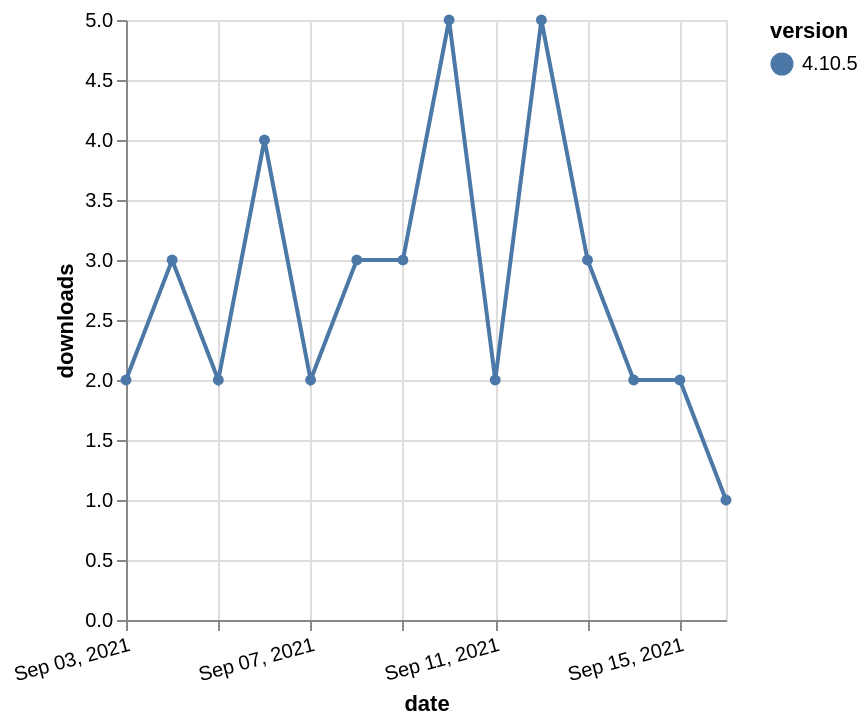

Source (Vega-Lite JSON):
### Vega-Lite specification from a JSON file in a GitHub repository (floating-point values rounded to 4 significant figures)
{"$schema": "https://vega.github.io/schema/vega-lite/v5.json", "description": "A simple bar chart with embedded data.", "data": {"values": [{"date": "2021-09-03", "total": 3056, "delta": 2, "version": "4.10.5"}, {"date": "2021-09-04", "total": 3059, "delta": 3, "version": "4.10.5"}, {"date": "2021-09-05", "total": 3061, "delta": 2, "version": "4.10.5"}, {"date": "2021-09-06", "total": 3065, "delta": 4, "version": "4.10.5"}, {"date": "2021-09-07", "total": 3067, "delta": 2, "version": "4.10.5"}, {"date": "2021-09-08", "total": 3070, "delta": 3, "version": "4.10.5"}, {"date": "2021-09-09", "total": 3073, "delta": 3, "version": "4.10.5"}, {"date": "2021-09-10", "total": 3078, "delta": 5, "version": "4.10.5"}, {"date": "2021-09-11", "total": 3080, "delta": 2, "version": "4.10.5"}, {"date": "2021-09-12", "total": 3085, "delta": 5, "version": "4.10.5"}, {"date": "2021-09-13", "total": 3088, "delta": 3, "version": "4.10.5"}, {"date": "2021-09-14", "total": 3090, "delta": 2, "version": "4.10.5"}, {"date": "2021-09-15", "total": 3092, "delta": 2, "version": "4.10.5"}, {"date": "2021-09-16", "total": 3093, "delta": 1, "version": "4.10.5"}]}, "width": "container", "mark": {"type": "line", "point": {"filled": true}}, "encoding": {"x": {"field": "date", "type": "temporal", "timeUnit": "yearmonthdate", "title": "date", "axis": {"labelAngle": -15}}, "y": {"field": "delta", "type": "quantitative", "title": "downloads"}, "color": {"field": "version", "type": "nominal"}, "tooltip": {"field": "delta"}}}
